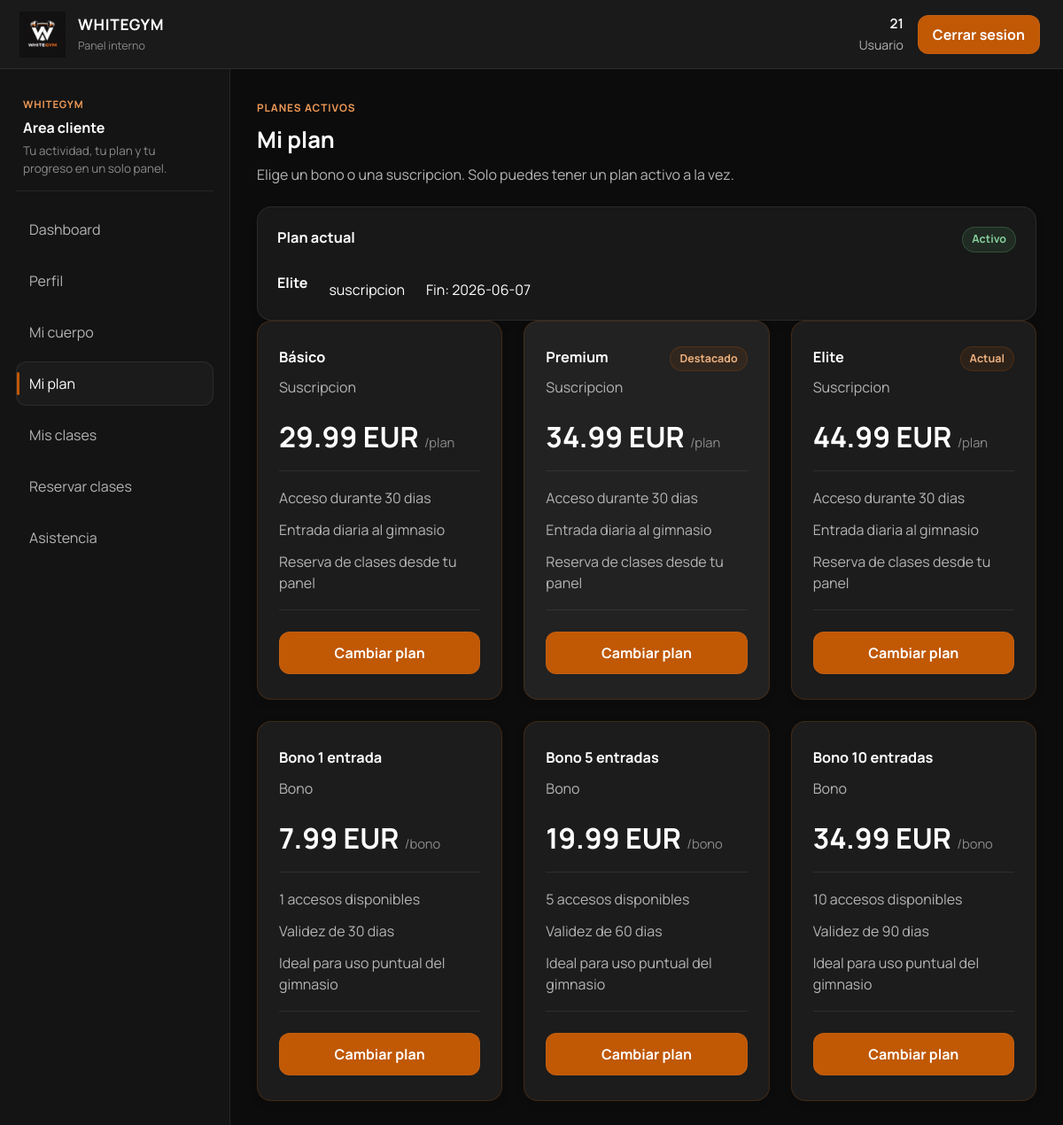
Page /planes.php (signed in) on the committed database.
### tables this page shows
CREATE TABLE `usuarios_planes` (
  `id_usuario_plan` int(11) NOT NULL,
  `id_usuario` int(11) NOT NULL,
  `id_plan` int(11) NOT NULL,
  `fecha_inicio` date NOT NULL,
  `fecha_fin` date DEFAULT NULL,
  `usos_restantes` int(11) DEFAULT NULL
);

CREATE TABLE `planes` (
  `id_plan` int(11) NOT NULL,
  `nombre` varchar(100) NOT NULL,
  `precio` decimal(6,2) NOT NULL,
  `tipo` enum('suscripcion','bono') NOT NULL,
  `duracion_dias` int(11) DEFAULT NULL,
  `usos` int(11) DEFAULT NULL,
  `activo` tinyint(1) NOT NULL DEFAULT 1
);

### public/planes.php (the view, shortened to what this page needs)
<?php
require_once __DIR__ . "/../config/conexion.php";
$id_usuario = (int) $_SESSION["id_usuario"];
$planes = [];
$error_planes = false;
$plan_actual = null;
$sqlPlanActual = "SELECT up.id_usuario_plan, up.id_plan, up.fecha_fin, up.usos_restantes, p.nombre, p.tipo, p.precio
                  FROM usuarios_planes up
                  INNER JOIN planes p ON up.id_plan = p.id_plan
                  WHERE up.id_usuario = ?
                    AND up.fecha_fin >= CURDATE()
                    AND (
                        p.tipo = 'suscripcion'
                        OR (p.tipo = 'bono' AND up.usos_restantes > 0)
                    )
                  ORDER BY up.fecha_inicio DESC, up.id_usuario_plan DESC
                  LIMIT 1";
$stmtPlanActual = $conexion->prepare($sqlPlanActual);
if ($stmtPlanActual) {
    $stmtPlanActual->bind_param("i", $id_usuario);
    $stmtPlanActual->execute();
    $resultadoPlanActual = $stmtPlanActual->get_result();
    $plan_actual = $resultadoPlanActual ? $resultadoPlanActual->fetch_assoc() : null;
}
$sql = "SELECT * FROM planes WHERE activo = 1 ORDER BY tipo ASC, precio ASC";
$resultado = $conexion->query($sql);
if ($resultado) {
    while ($fila = $resultado->fetch_assoc()) {
        $planes[] = $fila;
    }
} else {
    $error_planes = true;
}
function beneficios_plan(array $plan): array
{
    $tipo = $plan["tipo"] ?? "";
    $duracion = (int) ($plan["duracion_dias"] ?? 0);
    $usos = (int) ($plan["usos"] ?? 0);
    if ($tipo === "suscripcion") {
        return [
            "Acceso durante " . $duracion . " dias",
            "Entrada diaria al gimnasio",
            "Reserva de clases desde tu panel"
        ];
    }
    return [
        $usos . " accesos disponibles",
        "Validez de " . $duracion . " dias",
        "Ideal para uso puntual del gimnasio"
    ];
}
?>
<!DOCTYPE html>
<html lang="es">
<head>
    <link rel="stylesheet" href="assets/css/variables.css">
    <link rel="stylesheet" href="assets/css/dashboard.css">
    <link rel="stylesheet" href="assets/css/components.css">
    <link rel="stylesheet" href="assets/css/cliente.css">
</head>
<body>
<?php include __DIR__ . "/includes/topbar.php"; ?>
<div class="dashboard-layout">
    <?php include __DIR__ . "/includes/sidebar_cliente.php"; ?>
    <main class="dashboard-main">
        <div class="page-shell">
            <div class="page-header">
                <div>
                    <span class="eyebrow">Planes activos</span>
                    <h2>Mi plan</h2>
                    <p>Elige un bono o una suscripcion. Solo puedes tener un plan activo a la vez.</p>
                </div>
            </div>
            <section class="card">
                <div class="panel-header">
                    <div>
                        <h3>Plan actual</h3>
                    </div>
                    <?php if ($plan_actual): ?>
                        <span class="status-pill status-ok">Activo</span>
                    <?php else: ?>
                        <span class="status-pill status-muted">Sin plan</span>
                    <?php endif; ?>
                </div>
                <?php if ($plan_actual): ?>
                    <div class="current-plan-summary">
                        <p><strong><?php echo htmlspecialchars($plan_actual["nombre"] ?? ""); ?></strong></p>
                        <p><?php echo htmlspecialchars($plan_actual["tipo"] ?? ""); ?></p>
                        <p>Fin: <?php echo htmlspecialchars($plan_actual["fecha_fin"] ?? ""); ?></p>
                    </div>
                <?php else: ?>
                    <div class="empty-state">Todavia no tienes un plan activo.</div>
                <?php endif; ?>
            </section>
            <?php if ($error_planes): ?>
                <p class="notice-error">No se han podido cargar los planes.</p>
            <?php elseif (empty($planes)): ?>
                <div class="empty-state">No hay planes disponibles en este momento.</div>
            <?php else: ?>
                <section class="grid-cards plans-grid">
                    <?php foreach ($planes as $indice => $plan): ?>
                        <?php
                        $beneficios = beneficios_plan($plan);
                        $es_destacado = $indice === 1;
                        $es_actual = $plan_actual && (int) ($plan_actual["id_plan"] ?? 0) === (int) ($plan["id_plan"] ?? 0);
                        $mensaje_confirmacion = $plan_actual
                            ? "Â¿Seguro que quieres cambiar tu plan actual por " . addslashes((string) ($plan["nombre"] ?? "este plan")) . "?"
                            : "Â¿Seguro que quieres contratar " . addslashes((string) ($plan["nombre"] ?? "este plan")) . "?";
                        ?>
                        <article class="card plan-card<?php echo $es_destacado ? " featured" : ""; ?>">
                            <div class="plan-card-header">
                                <div>
                                    <h3 class="plan-card-name"><?php echo htmlspecialchars($plan["nombre"] ?? "Sin nombre"); ?></h3>
                                    <p class="plan-card-type"><?php echo htmlspecialchars($plan["tipo"] ?? ""); ?></p>
                                </div>
                                <?php if ($es_actual): ?>
                                    <span class="badge badge-accent">Actual</span>
                                <?php elseif ($es_destacado): ?>
                                    <span class="badge badge-accent">Destacado</span>
                                <?php endif; ?>
                            </div>
                            <p class="plan-price">
                                <?php echo htmlspecialchars((string) ($plan["precio"] ?? "0")); ?> EUR
                                <span><?php echo ($plan["tipo"] ?? "") === "suscripcion" ? "/plan" : "/bono"; ?></span>
                            </p>
                            <ul class="plan-benefits">
                                <?php foreach ($beneficios as $beneficio): ?>
                                    <li><?php echo htmlspecialchars($beneficio); ?></li>
                                <?php endforeach; ?>
                            </ul>
                            <form action="../app/controllers/contratar_plan.php" method="post" class="plan-card-form" onsubmit="return confirm('<?php echo htmlspecialchars($mensaje_confirmacion, ENT_QUOTES, 'UTF-8'); ?>');">
                                <button type="submit" class="btn btn-primary"><?php echo $plan_actual ? "Cambiar plan" : "Contratar"; ?></button>
                            </form>
                        </article>
                    <?php endforeach; ?>
                </section>
            <?php endif; ?>
        </div>
    </main>
</div>
</body>
</html>

### public/assets/css/variables.css (style rules this page uses)
:root { --font-sans: "Manrope", "Segoe UI", Tahoma, Arial, sans-serif; --color-accent: #c05804; --color-accent-hover: #c76719; --color-accent-soft: #f19b57; --color-ok: #56a26d; --color-error: #b45a5a; --bg: #0c0c0c; --sidebar-bg: #141414; --topbar-bg: #1a1a1a; --panel-bg: #181818; --panel-bg-strong: #171717; --panel-head: #202020; --field-bg: #131313; --button-bg: #1f1f1f; --text: #ffffff; --text-muted: #b4b4b4; --text-subtle: #8a8a8a; --line: rgba(255, 255, 255, 0.08); --line-strong: rgba(255, 255, 255, 0.14); --shadow-soft: 0 4px 10px rgba(0, 0, 0, 0.12); --space-xs: 6px; --space-sm: 8px; --space-md: 10px; --space-lg: 12px; --space-xl: 14px; --space-2xl: 18px; --space-3xl: 22px; --space-4xl: 24px; --space-5xl: 30px; --radius-sm: 12px; --radius-md: 16px; --radius-pill: 999px; --sidebar-width: 260px; --topbar-height: 78px; --content-max: 1320px; --transition: 0.16s ease; --z-topbar: 30; --z-modal: 60; }

### public/assets/css/dashboard.css (style rules this page uses)
html { scroll-behavior: smooth; }
body, .dashboard-layout { min-height: 100vh; }
body { background: var(--bg); color: var(--text); font: 400 1rem/1.5 var(--font-sans); }
a, input, select, textarea, button { font: inherit; }
button { cursor: pointer; }
.dashboard-main { min-height: calc(100vh - var(--topbar-height)); margin: var(--topbar-height) 0 0 var(--sidebar-width); padding: var(--space-5xl); }
.page-shell { max-width: var(--content-max); margin: 0 auto; }
.page-header, .panel-header { display: flex; justify-content: space-between; gap: 14px 18px; }
.page-header { align-items: flex-end; margin-bottom: 24px; }
.panel-header { align-items: flex-start; }
.page-header h2 { margin-bottom: 8px; font-size: clamp(1.6rem, 2vw, 2rem); }
.page-header p { max-width: 760px; color: var(--text-muted); }
.grid-cards, .stats-grid { display: grid; grid-template-columns: repeat(auto-fit, minmax(210px, 1fr)); gap: 18px; margin-bottom: 24px; }

### public/assets/css/components.css (style rules this page uses)
﻿ .btn, button, .btn-logout, .badge, .status-pill, .modal-actions, .page-actions, .inline-actions, .table-actions, .quick-links { display: inline-flex; align-items: center; }
.card, .table-wrap, .notice-ok, .notice-error, .empty-state, .list-simple li, .modal { background: var(--panel-bg); }
.eyebrow { display: inline-block; margin-bottom: var(--space-sm); color: var(--color-accent-soft); font-size: 0.74rem; font-weight: 700; letter-spacing: 0.08em; text-transform: uppercase; }
.card { padding: 22px; border: 1px solid var(--line); border-radius: var(--radius-md); box-shadow: var(--shadow-soft); }
.card h3 { margin-bottom: 10px; font-size: 1.02rem; }
.card p + p { margin-top: 8px; }
.panel-header { margin-bottom: 16px; }
input, select, textarea, .btn, button, .btn-logout { min-height: 44px; color: var(--text); transition: border-color var(--transition), background-color var(--transition), box-shadow var(--transition), transform var(--transition), color var(--transition); }
.btn, button, .btn-logout { width: auto; justify-content: center; padding: 0 16px; background: var(--button-bg); border: 1px solid var(--line-strong); border-radius: var(--radius-sm); font-weight: 700; }
.btn-primary, button[type="submit"], .btn-logout { background: var(--color-accent); border-color: rgba(199, 103, 25, 0.6); }
.badge, .status-pill { gap: 6px; min-height: 28px; padding: 4px 10px; border: 1px solid var(--line-strong); border-radius: var(--radius-pill); font-size: 0.78rem; font-weight: 700; }
.badge-accent, .status-accent { color: #edb17f; background: rgba(192, 88, 4, 0.1); border-color: rgba(192, 88, 4, 0.22); }
.status-ok { color: #87d09d; background: rgba(86, 162, 109, 0.14); border-color: rgba(86, 162, 109, 0.3); }

### rows in the picture
usuarios_planes: id_plan.nombre "Elite", id_plan.tipo "suscripcion", fecha_fin "2026-06-07"
planes: nombre "Básico", tipo "Suscripcion", precio "29.99", shows "/plan", duracion_dias "Acceso durante 30 dias", duracion_dias "Entrada diaria al gimnasio", duracion_dias "Reserva de clases desde tu panel"
planes: nombre "Premium", tipo "Suscripcion", shows "Destacado", precio "34.99", shows "/plan", duracion_dias "Acceso durante 30 dias", duracion_dias "Entrada diaria al gimnasio", duracion_dias "Reserva de clases desde tu panel"
planes: nombre "Elite", tipo "Suscripcion", shows "Actual", precio "44.99", shows "/plan", duracion_dias "Acceso durante 30 dias", duracion_dias "Entrada diaria al gimnasio", duracion_dias "Reserva de clases desde tu panel"
planes: nombre "Bono 1 entrada", tipo "Bono", precio "7.99", shows "/bono", beneficio "1 accesos disponibles", beneficio "Validez de 30 dias", beneficio "Ideal para uso puntual del gimnasio"
planes: nombre "Bono 5 entradas", tipo "Bono", precio "19.99", shows "/bono", beneficio "5 accesos disponibles", beneficio "Validez de 60 dias", beneficio "Ideal para uso puntual del gimnasio"
planes: nombre "Bono 10 entradas", tipo "Bono", precio "34.99", shows "/bono", beneficio "10 accesos disponibles", beneficio "Validez de 90 dias", beneficio "Ideal para uso puntual del gimnasio"

### other values in the picture
$nombre_usuario "21"
$rol_usuario "Usuario"
